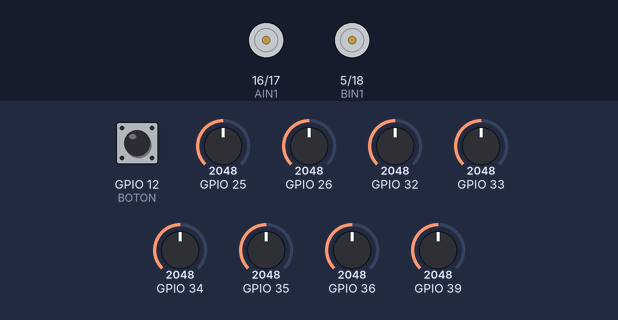
A sketch run on a simulated ESP32. On the bench: motor-driver pin pairs drawn as motors (green arrow = first pin HIGH = forward, orange = second pin HIGH = backward, longer = more drive, scaled by the enable pin). The inputs (shaded band) are chosen by the test bench; at power-on: GPIO 12 (BOTON) HIGH, GPIO 25 = 2048, GPIO 26 = 2048, GPIO 32 = 2048, GPIO 33 = 2048, GPIO 34 = 2048, GPIO 35 = 2048, GPIO 36 = 2048, GPIO 39 = 2048.

Above: at 0.1 s.
At 9.1 s:
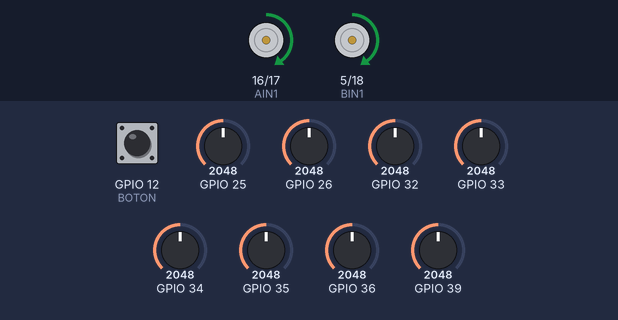
Timing chart, 0 to 10.6 s (numbered marks = the images above):
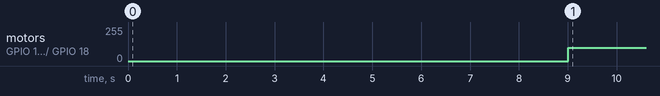

The sketch:

SigueLineasPosRelativa.ino
```cpp
#include "Pines.h"
//Librería para el sensor IR
#include <QTRSensors.h>

const int freq = 5000;
const int resolution = 8;

//Se crea el objeto del qtr
QTRSensors qtr;

//Se crea el arreglo para almacenar las lectura
const uint8_t SensorCount = 8;
uint16_t sensorValues[SensorCount];

//Se definen umbrales para cada sensor (valores arbitrarios, en la practica se debe ajustar)
int umbrales[SensorCount] = {4000,4000,4000,4000,4000,4000,4000,4000};

void setup() {
  inicializarMotores();
  inicializarSensores();
  //La funcion calibrar sensores espera a que se apriete el botón para iniciar
  //Mientras se hace el proceso de calibración se encenderá el LED de la esp32
  //Cuando finalice la calibración, se espera a que se vuelva apretar el botón para iniciar el programa
  calibrarSensores();
}

void loop() {
  //Se actualiza la lectura del sensor
  qtr.read(sensorValues);
  int posicion = qtr.readLineBlack(sensorValues);
  posicion = map(posicion, 0, 7000, -255, 255);
  //Se hace un siguelíneas simple de 3 casos
  //El robot está relativamente centrado
  if (posicion <= 50 and posicion >= -50){
    Motor(100,100);
  //La línea se encuentra a la izquierda del robot
  }else if (posicion < -50){
    Motor(0,100);
  //La línea se encuentra a la derecha del robot
  }else if(posicion > 50){
    Motor(100,0);
  }
}
```

Motores.ino
```cpp
#include "Pines.h"

void inicializarMotores(){
  pinMode(BIN2  , OUTPUT);
  pinMode(BIN1  , OUTPUT);
  ledcSetup(0, freq, resolution);
  ledcAttachPin(PWMB, 0);
  pinMode(AIN1  , OUTPUT);
  pinMode(AIN2  , OUTPUT);
  ledcSetup(1, freq, resolution);
  ledcAttachPin(PWMA, 1);
}

void Motorde(int value) {
  if ( value >= 0 ) {
    digitalWrite(BIN1, HIGH);
    digitalWrite(BIN2, LOW);
  } else {
    digitalWrite(BIN1, LOW);
    digitalWrite(BIN2, HIGH);
    value *= -1;
  }
  ledcWrite(0, value);
}
// Función accionamiento motor derecho
void Motoriz(int value) {
  if ( value >= 0 ) {
    digitalWrite(AIN1, HIGH);
    digitalWrite(AIN2, LOW);
  } else {
    digitalWrite(AIN1, LOW);
    digitalWrite(AIN2, HIGH);
    value *= -1;
  }
  ledcWrite(1, value);
}

//Accionamiento de motores
void Motor(int left, int righ) {
  Motoriz(left);
  Motorde(righ);
}
```

Pines.h
```cpp
#define AIN1 16
#define AIN2 17
#define PWMA 4

#define BIN1 5
#define BIN2 18
#define PWMB 19

#define BOTON 12

#define LED 2
```

Sensores.ino
```cpp
void inicializarSensores(){
  qtr.setTypeAnalog();
  qtr.setSensorPins((const uint8_t[]){ 36, 39, 34, 35, 32, 33, 25, 26 }, SensorCount);
  qtr.setEmitterPin(27);
}

void calibrarSensores(){
  while (digitalRead(BOTON) == 0)
    ;
  for (int i = 0; i < 200; i++) {
    qtr.calibrate();
    digitalWrite(LED, HIGH);
    delay(10);
    digitalWrite(LED, LOW);
    delay(10);
  }
  while (digitalRead(BOTON) == 0)
    ;
}
```

Measured:
- by itself, motor on GPIO 16 (AIN1) / GPIO 17 (AIN2), motor on GPIO 5 (BIN1) / GPIO 18 (BIN2): stopped → forward 100/255 at 9.0 s
